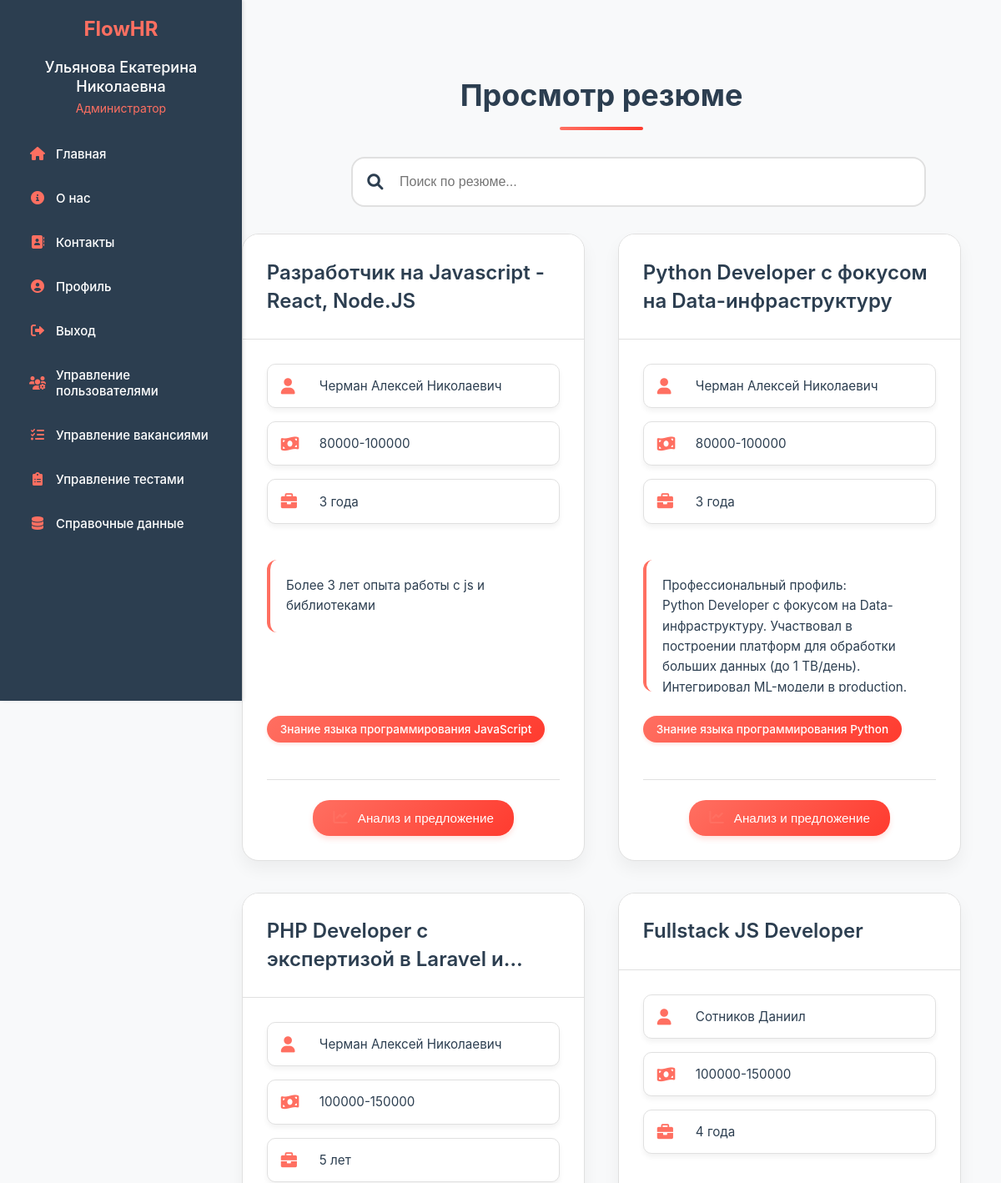
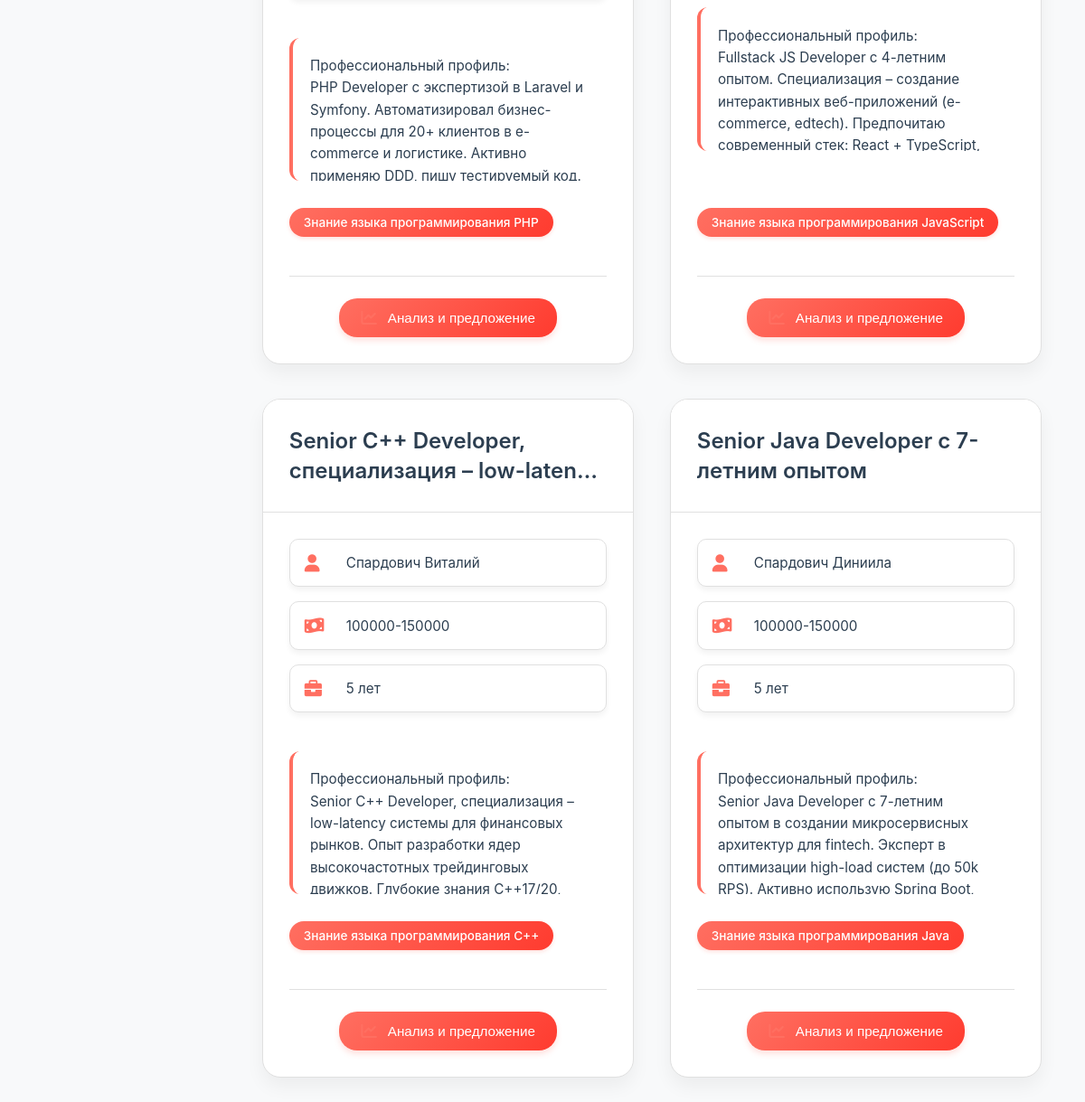
The page /public/view_resume.php (signed in) on the database its author committed (2 pictures, top to bottom).
### tables this page shows
CREATE TABLE `resumes` (
  `id` int NOT NULL,
  `title` varchar(255) NOT NULL,
  `description` text,
  `visibility_duration` int NOT NULL,
  `salary_id` int DEFAULT NULL,
  `experience_id` int DEFAULT NULL,
  `user_id` int NOT NULL,
  `created_at` timestamp NULL DEFAULT CURRENT_TIMESTAMP,
  `is_published` tinyint(1) DEFAULT '0'
);

CREATE TABLE `users` (
  `id` int NOT NULL,
  `name` varchar(255) NOT NULL,
  `email` varchar(255) NOT NULL,
  `login` varchar(100) NOT NULL,
  `password` varchar(255) NOT NULL,
  `role` enum('HR','candidate','admin','moderator') NOT NULL,
  `created_at` timestamp NULL DEFAULT CURRENT_TIMESTAMP,
  `avatar` varchar(255) DEFAULT 'default_avatar.png',
  `is_blocked` tinyint(1) DEFAULT '0',
  `blocked_until` timestamp NULL DEFAULT NULL,
  `age` int DEFAULT NULL,
  `phone` varchar(20) DEFAULT NULL,
  `city` varchar(100) DEFAULT NULL,
  `profile_completion` int DEFAULT '0'
);

CREATE TABLE `salaries` (
  `id` int NOT NULL,
  `salary_range` varchar(100) NOT NULL
);

CREATE TABLE `experiences` (
  `id` int NOT NULL,
  `name` varchar(100) NOT NULL
);

### public/view_resume.php (the view, shortened to what this page needs)
<?php
require __DIR__ . '/../includes/header.php';
try {
    $stmt = $pdo->prepare("
        SELECT
            r.id,
            r.title,
            r.description,
            r.salary_id,
            r.created_at,
            r.experience_id,
            u.name,
            u.email,
            s.salary_range,
            e.name as experience_name,
            COUNT(DISTINCT a.id) as applications_count
        FROM resumes r
        JOIN users u ON r.user_id = u.id
        LEFT JOIN salaries s ON r.salary_id = s.id
        LEFT JOIN experiences e ON r.experience_id = e.id
        LEFT JOIN applications a ON a.entity_id = r.id AND a.entity_type = 'resume'
        WHERE r.is_published = 1
        GROUP BY r.id
        ORDER BY r.created_at DESC
    ");
    $stmt->execute();
    $resumes = $stmt->fetchAll();
    $resumeIds = array_column($resumes, 'id');
    $skills = [];
    if (!empty($resumeIds)) {
        $placeholders = str_repeat('?,', count($resumeIds) - 1) . '?';
        $stmt = $pdo->prepare("
            SELECT rs.resume_id, s.name
            FROM resume_skills rs
            JOIN skills s ON rs.skill_id = s.id
            WHERE rs.resume_id IN ($placeholders)
        ");
        $stmt->execute($resumeIds);
        while ($row = $stmt->fetch()) {
            $skills[$row['resume_id']][] = $row['name'];
        }
    }
} catch(Exception $e) {
    error_log($e->getMessage());
    die("Ошибка: " . $e->getMessage());
}
?>
<!DOCTYPE html>
<html lang="ru">
<head>
    <link rel="stylesheet" href="https://cdnjs.cloudflare.com/ajax/libs/font-awesome/6.0.0/css/all.min.css">
</head>
<body>
    <div class="resume-container">
        <h1 class="page-title">Просмотр резюме</h1>
        <div class="search-bar">
            <i class="fas fa-search search-icon"></i>
            <input type="text" class="search-input" placeholder="Поиск по резюме...">
        </div>
        <?php if (!empty($resumes)): ?>
            <div class="resumes-grid">
                <?php foreach ($resumes as $resume): ?>
                    <div class="resume-card">
                        <div class="resume-header">
                            <h2 class="resume-title"><?= htmlspecialchars($resume['title']) ?></h2>
                        </div>
                        <div class="resume-body">
                            <div class="meta-grid">
                                <div class="meta-item">
                                    <i class="fas fa-user"></i>
                                    <span><?= htmlspecialchars($resume['name']) ?></span>
                                </div>
                                <?php if ($resume['salary_range']): ?>
                                <div class="meta-item">
                                    <i class="fas fa-money-bill-wave"></i>
                                    <span><?= htmlspecialchars($resume['salary_range']) ?></span>
                                </div>
                                <?php endif; ?>
                                <?php if ($resume['experience_name']): ?>
                                <div class="meta-item">
                                    <i class="fas fa-briefcase"></i>
                                    <span><?= htmlspecialchars($resume['experience_name']) ?></span>
                                </div>
                                <?php endif; ?>
                            </div>
                            <?php if (!empty($resume['description'])): ?>
                                <div class="resume-description">
                                    <?= nl2br(htmlspecialchars($resume['description'])) ?>
                                </div>
                            <?php endif; ?>
                            <?php if (!empty($skills[$resume['id']])): ?>
                                <div class="skills-cloud">
                                    <?php foreach ($skills[$resume['id']] as $skill): ?>
                                        <span class="skill-pill"><?= htmlspecialchars($skill) ?></span>
                                    <?php endforeach; ?>
                                </div>
                            <?php endif; ?>
                            <div class="actions-toolbar">
                                <button type="button"
                                        class="btn btn-offer"
                                        data-bs-toggle="modal"
                                        data-bs-target="#analysisModal"
                                        data-resume-id="<?= $resume['id'] ?>"
                                        data-resume-title="<?= htmlspecialchars($resume['title']) ?>"
                                        data-resume-description="<?= htmlspecialchars($resume['description']) ?>">
                                    <i class="fas fa-chart-line"></i>
                                    Анализ и предложение
                                </button>
                            </div>
                        </div>
                    </div>
                <?php endforeach; ?>
            </div>
        <?php endif; ?>
    </div>
</body>
</html>

### includes/header.php (style rules this page uses)
body { margin-left: 250px !important; transition: margin-left 0.3s ease !important; min-height: 100vh !important; overflow-x: hidden !important; }
.fa-home, .fa-info-circle, .fa-map-marker-alt, .fa-sign-in-alt, .fa-user, .fa-sign-out-alt, .fa-comments, .fa-file-alt, .fa-briefcase, .fa-plus-circle, .fa-users, .fa-chart-line, .fa-clipboard-list, .fa-user-check, .fa-users-cog, .fa-tools, .fa-clipboard-check { color: #FF6F61 !important; transition: all 0.3s ease !important; }

### rows shown on the page
resumes: title "Разработчик на Javascript - React, Node.JS", user.name "Черман Алексей Николаевич", salary.salary_range "80000-100000", experience.name "3 года", description "Более 3 лет опыта работы с js и библиотеками", id "Знание языка программирования JavaScript"
resumes: title "Python Developer с фокусом на Data-инфраструктуру", user.name "Черман Алексей Николаевич", salary.salary_range "80000-100000", experience.name "3 года", description "Профессиональный профиль: Python Developer с фокусом на Data-инфраструктуру. Участвовал в построении платформ для обработки больших данных (до 1 TB/день). Интегрировал ML-модели в production.…", id "Знание языка программирования Python"
resumes: title "PHP Developer с экспертизой в Laravel…", user.name "Черман Алексей Николаевич", salary.salary_range "100000-150000", experience.name "5 лет", description "Профессиональный профиль: PHP Developer с экспертизой в Laravel и Symfony. Автоматизировал бизнес-процессы для 20+ клиентов в e-commerce и логистике. Активно применяю DDD, пишу тестируемый код.…", id "Знание языка программирования PHP"
resumes: title "Fullstack JS Developer", user.name "Сотников Даниил", salary.salary_range "100000-150000", experience.name "4 года", description "Профессиональный профиль: Fullstack JS Developer с 4-летним опытом. Специализация – создание интерактивных веб-приложений (e-commerce, edtech). Предпочитаю современный стек: React + TypeScript,…", id "Знание языка программирования JavaScript"
resumes: title "Senior C++ Developer, специализация –…", user.name "Спардович Виталий", salary.salary_range "100000-150000", experience.name "5 лет", description "Профессиональный профиль: Senior C++ Developer, специализация – low-latency системы для финансовых рынков. Опыт разработки ядер высокочастотных трейдинговых движков. Глубокие знания C++17/20,…", id "Знание языка программирования C++"
resumes: title "Senior Java Developer с 7-летним опытом", user.name "Спардович Диниила", salary.salary_range "100000-150000", experience.name "5 лет", description "Профессиональный профиль: Senior Java Developer с 7-летним опытом в создании микросервисных архитектур для fintech. Эксперт в оптимизации high-load систем (до 50k RPS). Активно использую Spring Boot,…", id "Знание языка программирования Java"

### other values the page prints
$user_name "Ульянова Екатерина Николаевна"
$roleText "Администратор"
